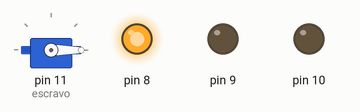
Simulated run of this sketch. Board: Arduino Uno, built with avr-gcc and run on an emulated ATmega328P. On the bench: servo, output pins drawn as LEDs (lit = HIGH).

Above: at 0.05 s.
At 6.05 s:
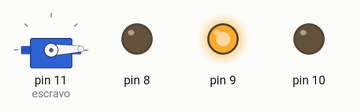
At 6.95 s:
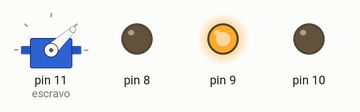
At 7.45 s:
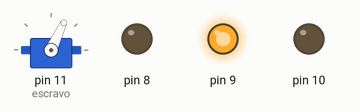
At 7.95 s:
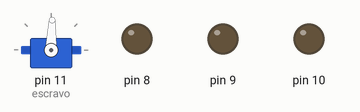
At 10.95 s:
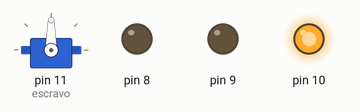
Timing chart, 0 to 14.3 s (numbered marks = the images above):
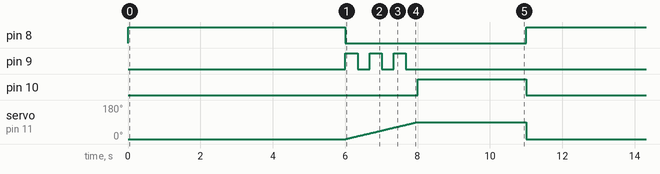

The sketch:

encruzilhada.ino
```cpp
#include <Servo.h>

Servo escravo;

void setup(){

  pinMode(8, OUTPUT);

  pinMode(9, OUTPUT);

  pinMode(10, OUTPUT);

  escravo.attach(11);

}

void loop(){

  unsigned int angulo;

  escravo.write(0);

  digitalWrite(8, HIGH);

  delay(6000);

  digitalWrite(8, LOW);

  for(angulo = 0; angulo <= 90; angulo++){

    if(angulo <= 15 || (angulo > 30 && angulo <= 45) || (angulo > 60 && angulo <= 75)){

      digitalWrite(9, HIGH);

    }else if((angulo > 15 && angulo <= 30) || (angulo > 45 && angulo <= 60) || angulo > 75){

      digitalWrite(9, LOW);

    }

  	escravo.write(angulo);

    delay(2000/90);

  }

  digitalWrite(10, HIGH);

  delay(3000);

  digitalWrite(10, LOW);

}
```

Measured:
- by itself, pin 8: alternates HIGH for 6.0 s and LOW for 5.0 s
- by itself, pin 9: repeats every 11.0 s: 2 × (LOW 0.33 s, HIGH 0.33 s), LOW 9.3 s, HIGH 0.35 s
- by itself, pin 10: alternates HIGH for 3.0 s and LOW for 8.0 s
- by itself, servo on pin 11 (escravo): ramps from 0° to 90° and jumps back, once every 11.0 s
